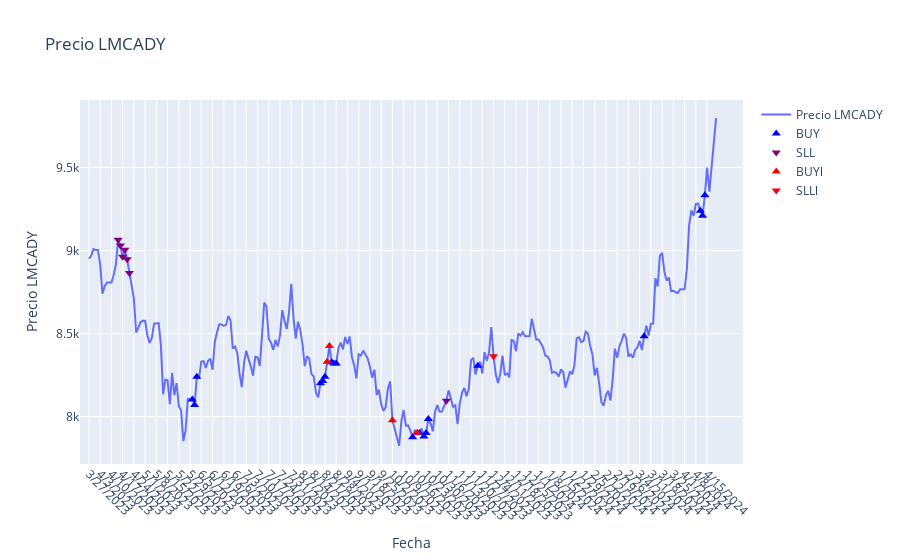

The cell this chart's notebook holds for it:
### Code cell
# plot df['LMCADY'] using plotly
fig = go.Figure()
fig.add_trace(go.Scatter(x=df['Date'], y=df['LMCADY'], mode='lines', name='Precio LMCADY'))
# add a point marker for the rows where ['op'] is not "", if ['op_diff'] is positive, use a blue color, if negative use a red colo

fig.add_trace(go.Scatter(x=df['Date'][df['op'] == 'BPROF'], y=df['LMCADY'][df['op'] == 'BPROF'], mode='markers', marker=dict(size = 1,  color='blue', symbol='triangle-up'), name='BUY'))
fig.add_trace(go.Scatter(x=df['Date'][df['op'] == 'SPROF'], y=df['LMCADY'][df['op'] == 'SPROF'], mode='markers', marker=dict(size = 1,  color='purple'  , symbol='triangle-down'), name='SLL'))

fig.add_trace(go.Scatter(x=df['Date'][df['op'] == 'BLOSS'], y=df['LMCADY'][df['op'] == 'BLOSS'], mode='markers', marker=dict(size = 1,  color='red', symbol='triangle-up'), name='BUYl'))
fig.add_trace(go.Scatter(x=df['Date'][df['op'] == 'SLOSS'], y=df['LMCADY'][df['op'] == 'SLOSS'], mode='markers', marker=dict(size = 1,  color='red'  , symbol='triangle-down'), name='SLLl'))

# 

# modify marker size
fig.update_traces(marker=dict(size=8))

fig.update_layout(title='Precio LMCADY', xaxis_title='Fecha', yaxis_title='Precio LMCADY')
# make x axis readable and not so frequent
fig.update_xaxes(tickangle=45, tickmode='linear', dtick=5)
fig.show()

### Figure 1 — Plotly figure (JSON) as saved in the notebook; plotly's stock layout.template omitted (floating-point values rounded to 4 significant figures; data arrays with more than 128 entries replaced by an {"elided": "..."} marker saying what was removed)
{"data": [{"marker": {"size": 8}, "mode": "lines", "name": "Precio LMCADY", "type": "scatter", "x": {"elided": "280 str values"}, "y": {"elided": "280 float values"}}, {"marker": {"color": "blue", "size": 8, "symbol": "triangle-up"}, "mode": "markers", "name": "BUY", "type": "scatter", "x": ["5/30/2023", "5/31/2023", "6/1/2023", "8/17/2023", "8/18/2023", "8/21/2023", "8/24/2023", "8/25/2023", "8/28/2023", "10/13/2023", "10/18/2023", "10/20/2023", "10/23/2023", "10/24/2023", "11/23/2023", "3/6/2024", "4/10/2024", "4/11/2024", "4/12/2024"], "y": [8103, 8070, 8240, 8201.0, 8214.0, 8239, 8326.0, 8319.0, 8319.0, 7876.0, 7902.0, 7880.0, 7901.0, 7985, 8306.0, 8484.0, 9240.0, 9210.0, 9333.0]}, {"marker": {"color": "purple", "size": 8, "symbol": "triangle-down"}, "mode": "markers", "name": "SLL", "type": "scatter", "x": ["4/13/2023", "4/14/2023", "4/17/2023", "4/18/2023", "4/19/2023", "4/20/2023", "11/3/2023"], "y": [9066.0, 9030.0, 8963.0, 9004.0, 8948.0, 8865.0, 8096.0]}, {"marker": {"color": "red", "size": 8, "symbol": "triangle-up"}, "mode": "markers", "name": "BUYl", "type": "scatter", "x": ["8/22/2023", "8/23/2023", "10/2/2023", "10/17/2023"], "y": [8331.0, 8424.0, 7978, 7903.0]}, {"marker": {"color": "red", "size": 8, "symbol": "triangle-down"}, "mode": "markers", "name": "SLLl", "type": "scatter", "x": ["12/4/2023"], "y": [8363.0]}], "layout": {"title": {"text": "Precio LMCADY"}, "xaxis": {"dtick": 5, "tickangle": 45, "tickmode": "linear", "title": {"text": "Fecha"}}, "yaxis": {"title": {"text": "Precio LMCADY"}}}}
